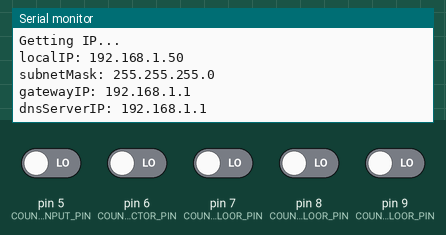
A sketch run on a simulated Arduino Uno, built with avr-gcc and run on an emulated ATmega328P. Shown: the last lines printed to the serial monitor. The test bench sets the inputs (shaded band); at power-on: pin 5 (COUNTER_INPUT_PIN), pin 6 (COUNTER_COLLECTOR_PIN), pin 7 (COUNTER_WARMFLOOR_PIN), pin 8 (COUNTER_FIRSTFLOOR_PIN), pin 9 (COUNTER_SECONDFLOOR_PIN) LOW. WiFi joins after 1.5 s; servers stay silent unless stated; no MQTT or app messages arrive unless stated.

Above: at 2.7 s.
2.8 s: pin 5 (COUNTER_INPUT_PIN) driven HIGH
At 3.5 s:
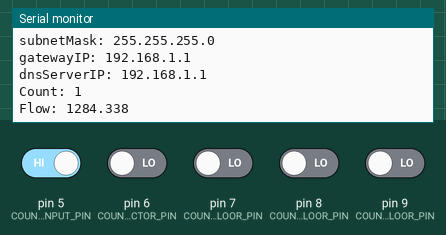
4.3 s: pin 6 (COUNTER_COLLECTOR_PIN) driven HIGH
At 4.6 s:
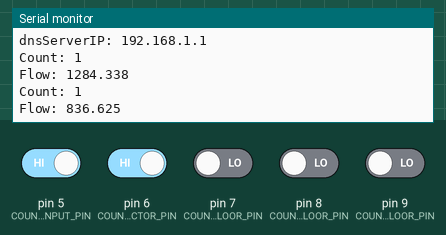

Measured:
- after the input at 2.8 s, the serial monitor: prints a new line at once (image 1)
- after the input at 4.3 s, the serial monitor: prints a new line at once (image 2)

The sketch:

2017-10-21_20_30_21_435.ino
```cpp
/*
 Name:		MQTT.ino
*/

#include <Ethernet.h>
#include <PubSubClient.h>
#include <Bounce2.h>

long now = 0;

byte MAC_ADDRESS[] = { 0x90, 0xA2, 0xDA, 0x0D, 0x31, 0xB8 };
#define MQTT_SERVER "10.20.30.60"

EthernetClient ethClient;
PubSubClient mqttClient(ethClient);
unsigned long lastReconnectAttempt = 0;

#define COUNTER_INPUT_PIN 5
Bounce debouncerInputPin = Bounce();
unsigned int counterInputCount = 0;
unsigned long counterInputTime = 0;

#define COUNTER_COLLECTOR_PIN 6
Bounce debouncerCollectorPin = Bounce();
unsigned int counterCollectorCount = 0;
unsigned long counterCollectorTime = 0;

#define COUNTER_WARMFLOOR_PIN 7
Bounce debouncerWarmfloorPin = Bounce();
unsigned int counterWarmfloorCount = 0;
unsigned long counterWarmfloorTime = 0;

#define COUNTER_FIRSTFLOOR_PIN 8
Bounce debouncerFirstfloorPin = Bounce();
unsigned int counterFirstfloorCount = 0;
unsigned long counterFirstfloorTime = 0;

#define COUNTER_SECONDFLOOR_PIN 9
Bounce debouncerSecondfloorPin = Bounce();
unsigned int counterSecondfloorCount = 0;
unsigned long counterSecondfloorTime = 0;

boolean mqttReconnect() {
	if (mqttClient.connect("arduinoClient")) {
		Serial.println("connected!");
		// Once connected, publish an announcement...
		mqttClient.publish("outTopic", "hello world");
		// ... and resubscribe
		mqttClient.subscribe("inTopic");
	}
	return mqttClient.connected();
}

//void countImp(void) {
//	c++;
//	String pubString = String(c);
//	//pubString = "{\"idx\":7,\"nvalue\":0,\"svalue\":\"" + pubString + "\"}";
//	Serial.println(pubString);
//	mqttClient.publish("H2O/Count", pubString.c_str());
//}

void setup() {
	pinMode(COUNTER_INPUT_PIN, INPUT);
	debouncerInputPin.attach(COUNTER_INPUT_PIN);
	debouncerInputPin.interval(5);
	pinMode(COUNTER_COLLECTOR_PIN, INPUT);
	debouncerCollectorPin.attach(COUNTER_COLLECTOR_PIN);
	debouncerCollectorPin.interval(5);
	pinMode(COUNTER_WARMFLOOR_PIN, INPUT);
	debouncerWarmfloorPin.attach(COUNTER_WARMFLOOR_PIN);
	debouncerWarmfloorPin.interval(5);
	pinMode(COUNTER_FIRSTFLOOR_PIN, INPUT);
	debouncerFirstfloorPin.attach(COUNTER_FIRSTFLOOR_PIN);
	debouncerFirstfloorPin.interval(5);
	pinMode(COUNTER_SECONDFLOOR_PIN, INPUT);
	debouncerSecondfloorPin.attach(COUNTER_SECONDFLOOR_PIN);
	debouncerSecondfloorPin.interval(5);
	Serial.begin(115200);
	Serial.println("Getting IP...");
	Ethernet.begin(MAC_ADDRESS);
	Serial.print("localIP: ");		Serial.println(Ethernet.localIP());
	Serial.print("subnetMask: ");	Serial.println(Ethernet.subnetMask());
	Serial.print("gatewayIP: ");	Serial.println(Ethernet.gatewayIP());
	Serial.print("dnsServerIP: ");	Serial.println(Ethernet.dnsServerIP());
	mqttClient.setServer(MQTT_SERVER, 1883);
}

void loop()
{
	if (!mqttClient.connected()) {
		now = millis();
		if (now - lastReconnectAttempt > 5000) {
			lastReconnectAttempt = now;
			// Attempt to reconnect
			Serial.print("[MQTT] Connecting...");
			if (mqttReconnect()) {lastReconnectAttempt = 0;}
		}
	} else {
		// Client connected
		mqttClient.loop();
	}
	if (debouncerInputPin.update()) {
		if (debouncerInputPin.rose()) {
			now = millis();
			counterInputCount++;
			float b = (3600000.0 / (now - counterInputTime));
			unsigned long c = b * 1000.0;
			Serial.print("Count: ");
			Serial.println(counterInputCount);
			Serial.print("Flow: ");
			Serial.print(c / 1000);
			Serial.print(".");
			Serial.println(c % 1000);
			counterInputTime = now;
			String pubString = String(counterInputCount);
			mqttClient.publish("Count/Input", pubString.c_str());
			pubString = String(c / 1000);
			mqttClient.publish("Flow/Input", pubString.c_str());
		}
	}
	if (debouncerCollectorPin.update()) {
		if (debouncerCollectorPin.rose()) {
			now = millis();
			counterCollectorCount++;
			float b = (3600000.0 / (now - counterCollectorTime));
			unsigned long c = b * 1000.0;
			Serial.print("Count: ");
			Serial.println(counterCollectorCount);
			Serial.print("Flow: ");
			Serial.print(c / 1000);
			Serial.print(".");
			Serial.println(c % 1000);
			counterCollectorTime = now;
			String pubString = String(counterCollectorCount);
			mqttClient.publish("Count/Collector", pubString.c_str());
			pubString = String(c / 1000);
			mqttClient.publish("Flow/Collector", pubString.c_str());
		}
	}
}
```
